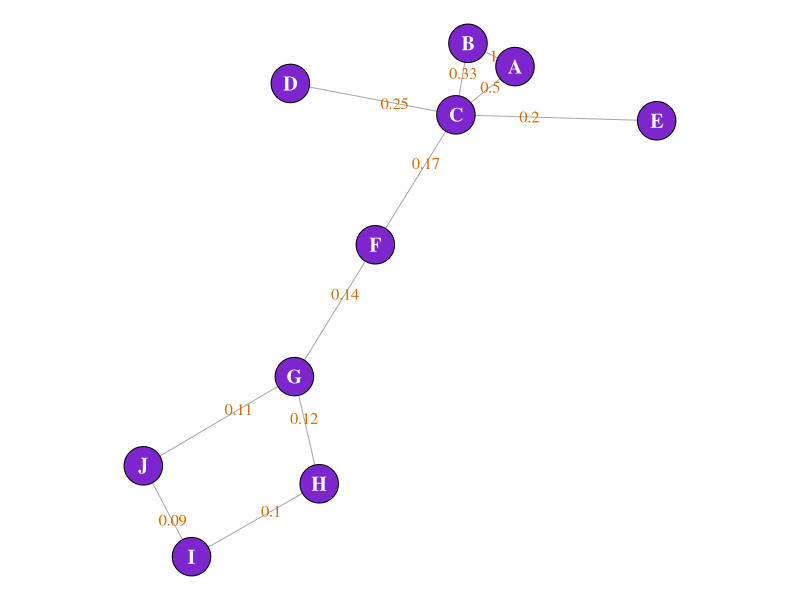
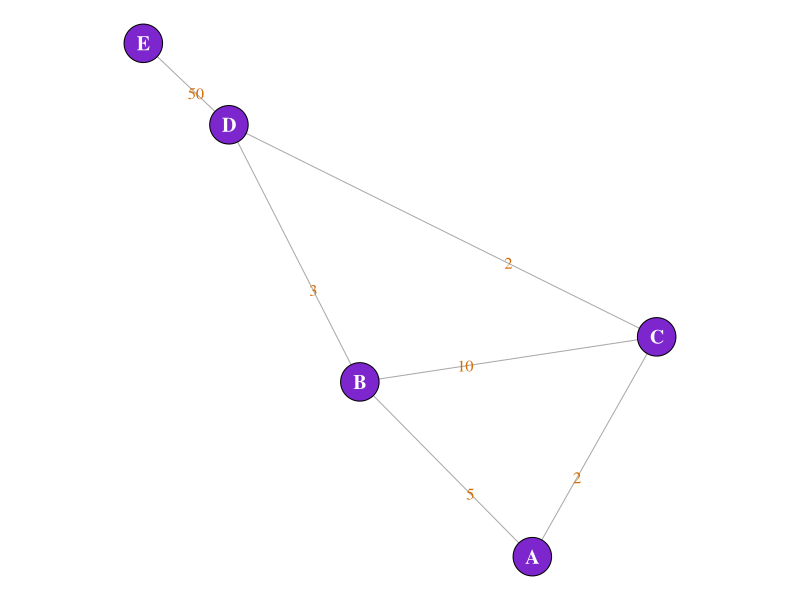
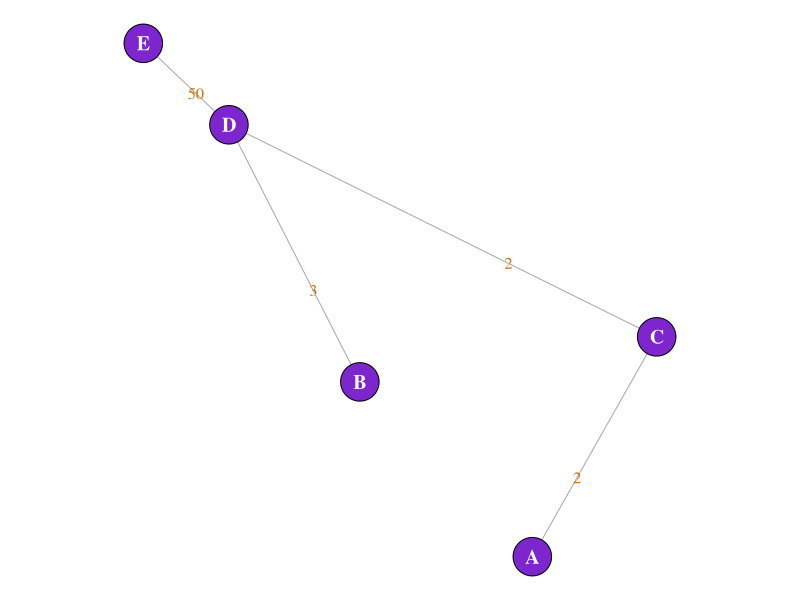

Source code (R) for these figures, in order:
#@Author Marvin Kruber
library("igraph")
library("tidyverse")
################################################ Plot for Centralities in Background ######################################
edges <- c(1,2, 3,1, 3,2, 3,4, 3,5, 3,6, 6,7, 7,8, 7,10, 8,9, 9,10)

network <- make_graph(edges , n=10,  directed = FALSE)

#Assign names to the nodes
V(network)$name = c("A","B","C","D","E","F","G","H","I","J")
#Assign edge weights
E(network)$weight = 1/c(1:11)
summary(network)

# 5 x 5 as pdf size
par(mar=c(0,0,0,0)+.1)
plot(network, edge.label = round(E(network)$weight, 2), vertex.label.color=c("white"), edge.label.color = c("#d46d06"),
     vertex.label.font=2,
     vertex.color = "purple3",
     vertex.label.cex=c(1.2),
     margin = c(0,0,0,0))

centralities <- matrix(c(degree(network), strength(network), betweenness(network), closeness(network),
                         page_rank(network)$vector, transitivity(network, type = "local")), nrow=10, ncol = 6,
                       dimnames = list(V(network)$name, c("Degree", "Strength ","Betweenness", "Closeness", "Eigenvector", "Clustering Coefficient")))
#Strength is the weighted degree
print(centralities)

############################### Graph example, adjacency matrix and minimum spanning tree ####################################
data <- read.csv("./res/adjacency_matrix.csv", sep=";", row.names = "X0")
matrix <- as.matrix(data)
graph3 <- graph_from_adjacency_matrix(matrix, mode="undirected", weighted = TRUE)

#Use 5 x 5 as default pdf size
layout <- layout_nicely(graph3)
par(mar=c(0,0,0,0)+.1)
plot(graph3, layout=layout, edge.label=E(graph3)$weight, vertex.label.color=c("white"), edge.label.color = c("#d46d06"),
     vertex.label.font=2,
     vertex.color = "purple3",
     vertex.label.cex=c(1.2),
     margin = c(0,0,0,0))

Tree <- mst(graph3)
plot(Tree, layout=layout, edge.label=E(Tree)$weight, vertex.label.color=c("white"), edge.label.color = c("#d46d06"),
     vertex.label.font=2,
     vertex.color = "purple3",
     vertex.label.cex=c(1.2),
     margin = c(0,0,0,0))

#Closeness is calculated via 1/sum(d_i,j) not (n-1)/sum(d_i,j)

centralities_ex <- matrix(c(degree(graph3), strength(graph3), betweenness(graph3), betweenness(Tree), closeness(graph3), 
                         closeness(Tree), page_rank(graph3, weights = E(graph3)$weight)$vector, transitivity(graph3, type="local"),
                         transitivity(graph3, type ="weighted")), nrow=5, ncol = 9,
                       dimnames = list(V(graph3)$name, c("Degree", "Strength","Betweenness", "B_MST", "Closeness","C_MST", "Eigenvector", "Clustering Coefficient", "CC Weighted")))
